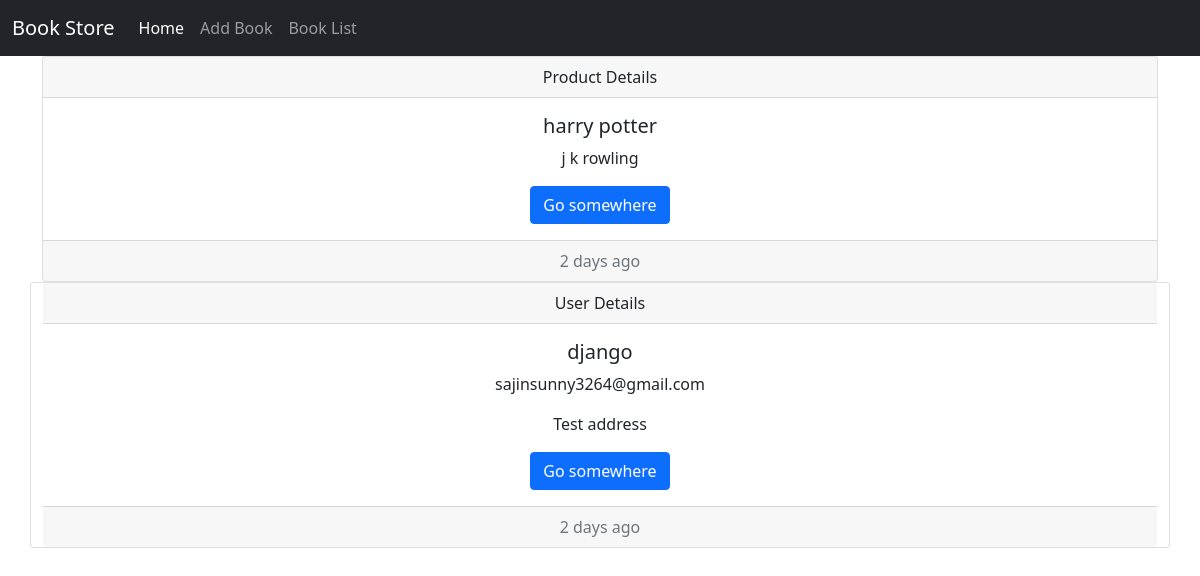
The app's page /owner/order/2 with its own data.
### customer/models.py (models this page shows)
class Orders(models.Model):
    product=models.ForeignKey(Books,on_delete=models.CASCADE)
    user=models.ForeignKey(User,on_delete=models.CASCADE)
    address=models.CharField(max_length=120)
    date=models.DateTimeField(auto_now_add=True,null=True)
    edate=datetime.today()+timedelta(days=5)
    expected_delivery_date=models.DateField(default=edate,null=True)
    options=(
        ("order_placed","order_placed"),
        ("dispatched","dispatched"),
        ("in_transit","in_transit"),
        ("delivered","delivered"),
        ("oreder_cancelled","oreder_cancelled"),
    )
    status=models.CharField(max_length=20,choices=options,default="order_placed")

### owner/models.py (models this page shows, shortened)
class Books(models.Model):
    book_name=models.CharField(max_length=120,unique=True)
    author=models.CharField(max_length=50)
    amount=models.PositiveIntegerField()
    copies=models.PositiveIntegerField()
    image=models.ImageField(upload_to="images",null=True)

### owner/views.py (the view)
# urls.py: path("owner/order/<int:id>",views.OrderDetailView.as_view(),name="orderdetail")
class OrderDetailView(DetailView):
    model = Orders
    template_name = "order_detail.html"
    context_object_name = "order"
    pk_url_kwarg = "id"

### owner/templates/order_detail.html
{%extends 'base.html'%}
{%block body_block%}
<div class="card text-center">
    <div class="card-header">
        Product Details
    </div>
    <div class="card-body">
        <h5 class="card-title">{{order.product.book_name}}</h5>
        <p class="card-text">{{order.product.author}}</p>
        <a href="#" class="btn btn-primary">Go somewhere</a>
    </div>
    <div class="card-footer text-muted">
        2 days ago
    </div>
</div>
<div class="row">
    <div class="card text-center">
    <div class="card-header">
        User Details
    </div>
    <div class="card-body">
        <h5 class="card-title">{{order.user.username}}</h5>
        <p class="card-text">{{order.user.email}}</p>
        <p class="card-text">{{order.address}}</p>
        <a href="#" class="btn btn-primary">Go somewhere</a>
    </div>
    <div class="card-footer text-muted">
        2 days ago
    </div>
</div>
</div>
{%endblock%}

### records on screen
Orders: product.book_name "harry potter", product.author "j k rowling", user.username "django", user.email "sajinsunny3264@gmail.com", address "Test address"
